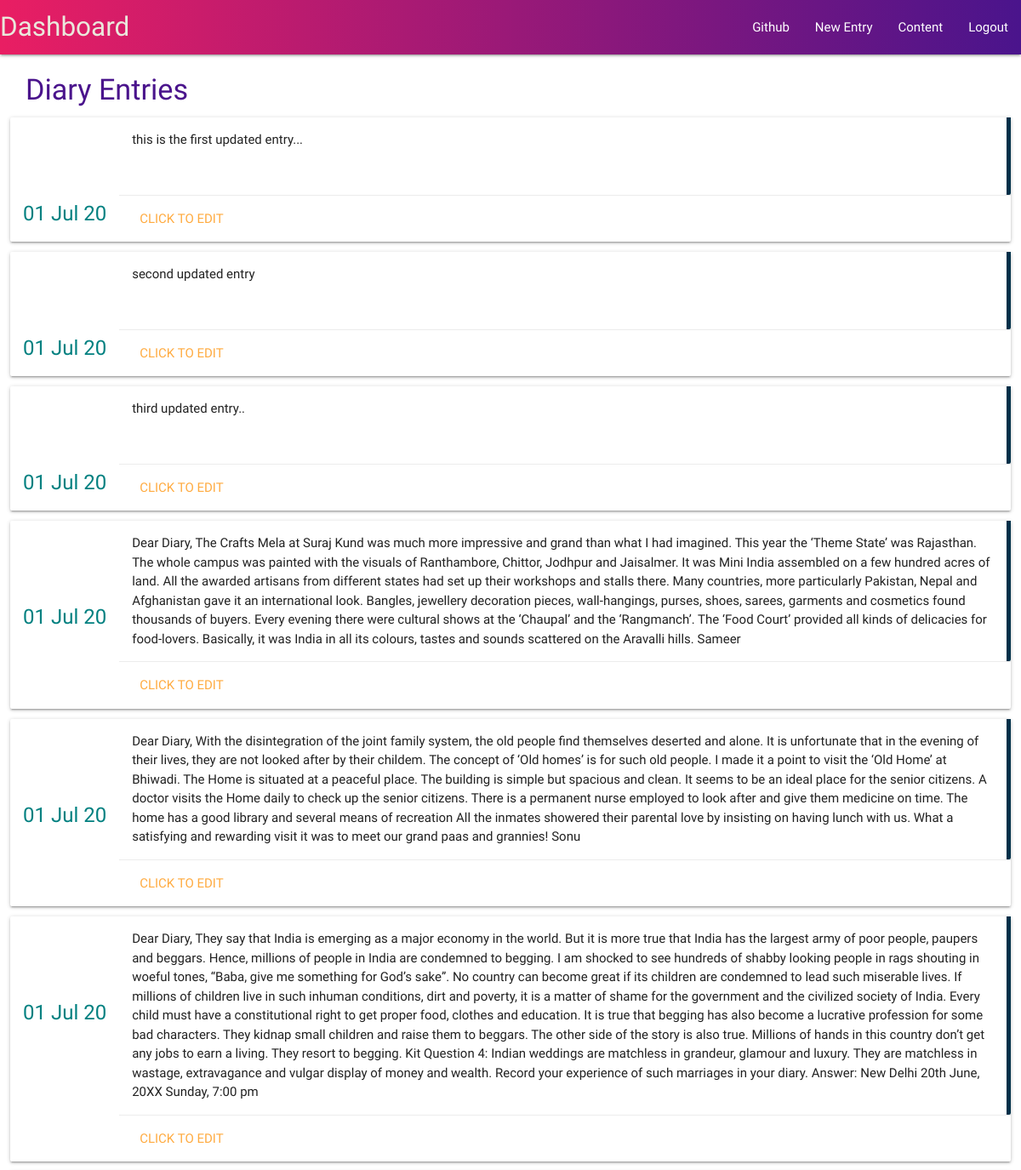
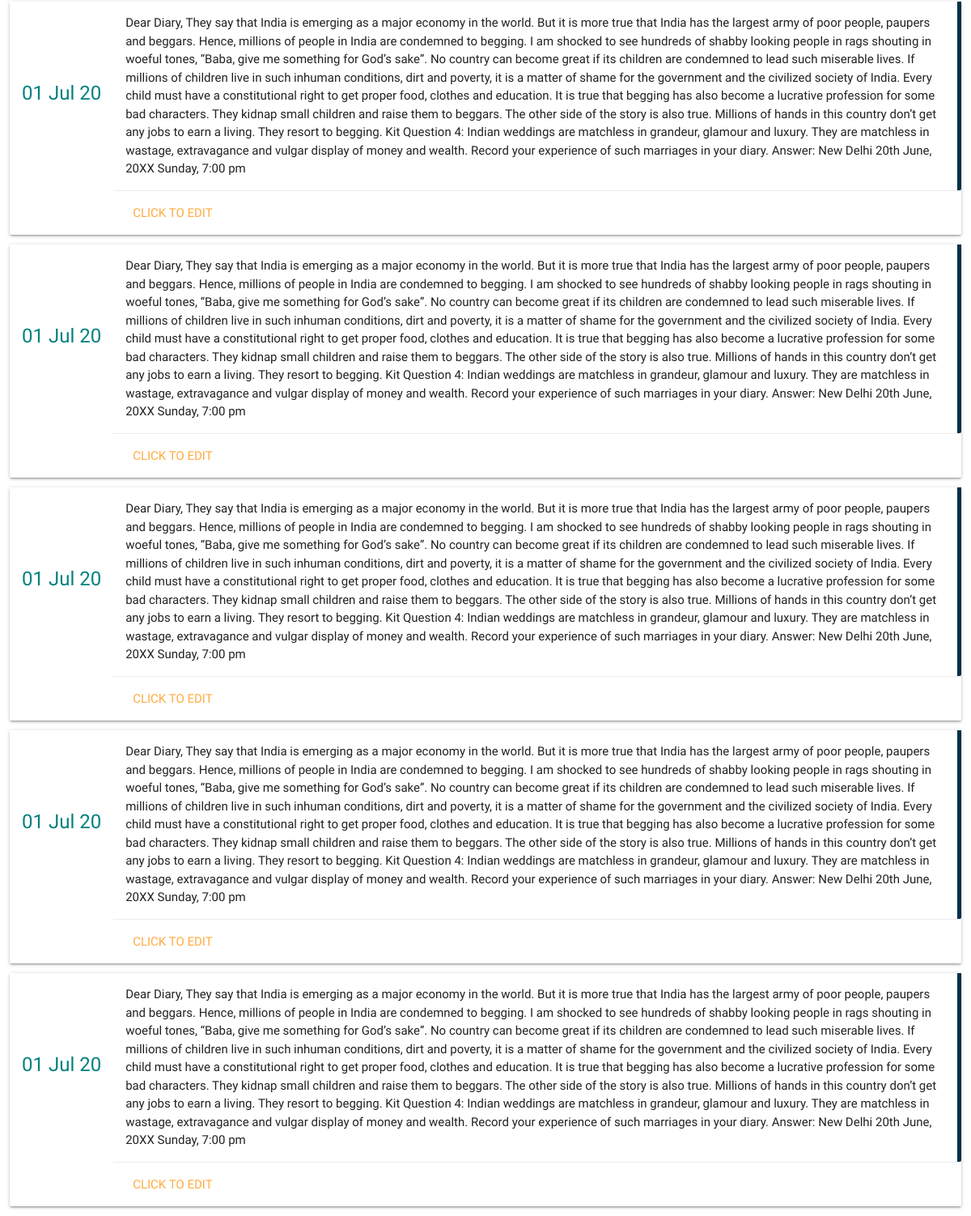
/diary/list/2 (signed in), run on the app's committed database (2 pictures, top to bottom).
### journal/models.py (models this page shows, shortened)
class diary(models.Model):
    user_profile=models.ForeignKey('auth.user',on_delete=models.CASCADE,related_name='diary')
    text=models.TextField()
    creation_date=models.DateTimeField(default=timezone.now)

### journal/views.py (the view)
# urls.py: url(r'^diary/list/(?P<pk>\d+)$',views.diary_list.as_view(),name='diary_list'),
class diary_list(LoginRequiredMixin,ListView):
    login_url='/login/'
    model=diary
    def get_queryset(self):
        user = self.request.user
        return diary.objects.filter(user_profile=user)

### journal/templates/journal/diary_list.html (shortened to what this page needs)
{% extends "journal/base.html" %}
{% block body_block %}
<h4 style="margin-left:2rem;color:#4a148c;">Diary Entries</h4>
  <div class="hide-on-down-only" id='entry-list-desktop'>
  {% for diary in diary_list  %}
  <div class="card horizontal  " id="dashboard-entry-card">
    <div class="card-title " style="margin-top:10vh; padding:1rem;color:teal;">
      {{ diary.creation_date|date:"d M y"}}
    </div>
    <div class="card-stacked">
      <div class="card-content" style=" padding:1rem;border-right:solid 5px #003049;">
        <p>{{ diary.text }}</p>
      </div>
      <div class="card-action">
        <a href="{% url 'diary_detail' pk=diary.pk %}">Click To Edit </a>
      </div>
    </div>
  </div>
  {% endfor %}
</div>
{% endblock body_block %}

### journal/templates/journal/base.html (shortened to what this page needs)
<!DOCTYPE html>
{% load static %}
<html lang="en">
<head>
    <link rel="stylesheet" href="{% static 'journal/css/style.css' %}">
    <link rel="stylesheet" href="{% static 'journal/css/materialize.css' %}">
</head>
<body>
    {% if user.is_authenticated and user.is_active %}
    <div class="navbar-fixed " >
        <nav >
      <div class="nav-wrapper black "  id="navigation">
        <a href="{% url 'dashboard' pk=user.pk %}" class="brand-logo " id='dashboard-logo' >Dashboard</a>
        <ul class="right hide-on-med-and-down" >
            <li><a href="{% url 'create_diary' pk=user.pk %}">New Entry</a></li>
            <li><a href="{% url 'diary_list' pk=user.pk %}">Content</a></li>
            <li><a href="{% url 'user_logout' %}">Logout</a></li>
        </ul>
        <ul id="" class="right hide-on-med-and-down">
          <li><a href="https://github.com/">Github</a></li>
        </ul>
      </div>
    </nav>
    </div>
    {% endif %}
    {% block body_block %}
    {% endblock %}
</body>
</html>

### journal/static/journal/css/style.css (style rules this page uses)
body { margin:0px; padding:0px; font-family: 'Varela', sans-serif; }
.nav-wrapper { background: linear-gradient(to right,#e91e63 ,#4a148c ); }
#dashboard-entry-card { margin:.8rem; }

### data on the page
diary: creation_date "01 Jul 20", text "this is the first updated entry..."
diary: creation_date "01 Jul 20", text "second updated entry"
diary: creation_date "01 Jul 20", text "third updated entry.."
diary: creation_date "01 Jul 20", text "Dear Diary, The Crafts Mela at Suraj Kund was much more impressive and grand than what I had imagined. This year the ‘Theme State’ was Rajasthan. The whole campus was painted with the visuals of Ranthambore, Chittor, Jodhpur and Jaisalmer. It was Mini India assembled on a few hundred acres of land. All the awarded artisans from different states had set up their workshops and stalls there. Many countries, more particularly Pakistan, Nepal and Afghanistan gave it an international look. Bangles, jewellery decoration pieces, wall-hangings, purses, shoes, sarees, garments and cosmetics found thousands of buyers. Every evening there were cultural shows at the ‘Chaupal’ and the ‘Rangmanch’. The…"
diary: creation_date "01 Jul 20", text "Dear Diary, With the disintegration of the joint family system, the old people find themselves deserted and alone. It is unfortunate that in the evening of their lives, they are not looked after by their childem. The concept of ‘Old homes’ is for such old people. I made it a point to visit the ‘Old Home’ at Bhiwadi. The Home is situated at a peaceful place. The building is simple but spacious and clean. It seems to be an ideal place for the senior citizens. A doctor visits the Home daily to check up the senior citizens. There is a permanent nurse employed to look after and give them medicine on time. The home has a good library and several means of recreation All the inmates showered their…"
diary: creation_date "01 Jul 20", text "Dear Diary, They say that India is emerging as a major economy in the world. But it is more true that India has the largest army of poor people, paupers and beggars. Hence, millions of people in India are condemned to begging. I am shocked to see hundreds of shabby looking people in rags shouting in woeful tones, “Baba, give me something for God’s sake”. No country can become great if its children are condemned to lead such miserable lives. If millions of children live in such inhuman conditions, dirt and poverty, it is a matter of shame for the government and the civilized society of India. Every child must have a constitutional right to get proper food, clothes and education. It is true…"
diary: creation_date "01 Jul 20", text "Dear Diary, They say that India is emerging as a major economy in the world. But it is more true that India has the largest army of poor people, paupers and beggars. Hence, millions of people in India are condemned to begging. I am shocked to see hundreds of shabby looking people in rags shouting in woeful tones, “Baba, give me something for God’s sake”. No country can become great if its children are condemned to lead such miserable lives. If millions of children live in such inhuman conditions, dirt and poverty, it is a matter of shame for the government and the civilized society of India. Every child must have a constitutional right to get proper food, clothes and education. It is true…"
diary: creation_date "01 Jul 20", text "Dear Diary, They say that India is emerging as a major economy in the world. But it is more true that India has the largest army of poor people, paupers and beggars. Hence, millions of people in India are condemned to begging. I am shocked to see hundreds of shabby looking people in rags shouting in woeful tones, “Baba, give me something for God’s sake”. No country can become great if its children are condemned to lead such miserable lives. If millions of children live in such inhuman conditions, dirt and poverty, it is a matter of shame for the government and the civilized society of India. Every child must have a constitutional right to get proper food, clothes and education. It is true…"
diary: creation_date "01 Jul 20", text "Dear Diary, They say that India is emerging as a major economy in the world. But it is more true that India has the largest army of poor people, paupers and beggars. Hence, millions of people in India are condemned to begging. I am shocked to see hundreds of shabby looking people in rags shouting in woeful tones, “Baba, give me something for God’s sake”. No country can become great if its children are condemned to lead such miserable lives. If millions of children live in such inhuman conditions, dirt and poverty, it is a matter of shame for the government and the civilized society of India. Every child must have a constitutional right to get proper food, clothes and education. It is true…"
diary: creation_date "01 Jul 20", text "Dear Diary, They say that India is emerging as a major economy in the world. But it is more true that India has the largest army of poor people, paupers and beggars. Hence, millions of people in India are condemned to begging. I am shocked to see hundreds of shabby looking people in rags shouting in woeful tones, “Baba, give me something for God’s sake”. No country can become great if its children are condemned to lead such miserable lives. If millions of children live in such inhuman conditions, dirt and poverty, it is a matter of shame for the government and the civilized society of India. Every child must have a constitutional right to get proper food, clothes and education. It is true…"
diary: creation_date "01 Jul 20", text "Dear Diary, They say that India is emerging as a major economy in the world. But it is more true that India has the largest army of poor people, paupers and beggars. Hence, millions of people in India are condemned to begging. I am shocked to see hundreds of shabby looking people in rags shouting in woeful tones, “Baba, give me something for God’s sake”. No country can become great if its children are condemned to lead such miserable lives. If millions of children live in such inhuman conditions, dirt and poverty, it is a matter of shame for the government and the civilized society of India. Every child must have a constitutional right to get proper food, clothes and education. It is true…"
